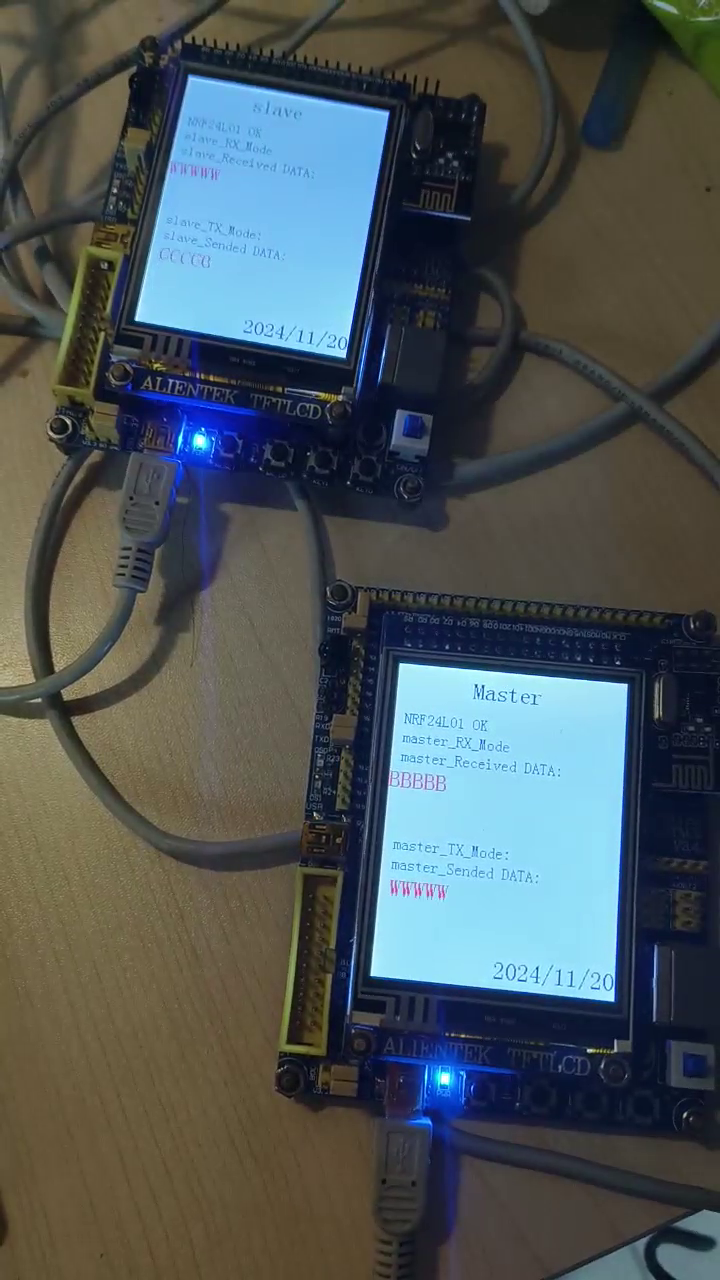
#> input picture frame 29 of Video/2.4G Full-Dulplex Communication.mp4, 720 x 1280 px, given in place of video_material.mp4, which was not available
$ jupyter execute --allow-errors test.ipynb   (shell and % lines are left out)
#> lines starting #> are read from the running program, lines starting #| are printed output that depends on the picture; pictures that were not available may be replaced by others from this repository, and a replacement may not be noted
[cell 1]
import cv2
import numpy as np
import serial
import time  # 导入time模块用于等待
import struct

# 视频文件的路径
video_path = r".\video_material.mp4"
# 创建视频读取对象
cap = cv2.VideoCapture(video_path)

# 检查视频是否成功打开
if not cap.isOpened():
    print("Error: Could not open video.")
    exit()

# 获取视频的帧率
fps = cap.get(cv2.CAP_PROP_FPS)

# 计算每秒需要处理的帧数
frames_per_second = 8

# 计算每帧的时间间隔（以帧为单位）
frame_interval = int(fps / frames_per_second)

# 创建串口对象

# 存储处理后的帧数据
all_frame_data = []

# 读取视频帧
frame_count = 0

ret, frame = cap.read()
#> frame is the input picture: shape (1280, 720, 3); mean B, G, R 86.4, 84.3, 75.7

[cell 2]
# 检查是否是我们需要处理的帧
if frame_count % frame_interval == 0:
    # 转换为RGB颜色空间
    frame_rgb = cv2.cvtColor(frame, cv2.COLOR_BGR2RGB)

    # 缩放图片到45x60
    resized_frame = cv2.resize(frame_rgb, (60, 45), interpolation=cv2.INTER_AREA)
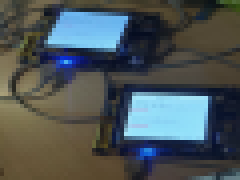
#> resized_frame: shape (45, 60, 3) (shown 4 times larger); mean R, G, B 75.7, 84.3, 86.4

#> (a cell that did not finish here is left out)

#> (a cell that did not finish here is left out)

#> (a cell that did not finish here is left out)

[cell 6]
# 导出为文本文件
with open("frame_data.txt", "w") as file:
    for frame_index, frame in enumerate(all_frame_data):
        file.write(f"Frame {frame_index}:\n")
        np.savetxt(file, frame.reshape((45, 60)), fmt="%d", delimiter=" ")
        file.write("\n\n")  # 每帧之间留空行

#> (a cell that did not finish here is left out)

[cell 8]
import cv2
import numpy as np

# 设置图像宽高
width, height = 60, 200

# 创建一个空白图像（渐变背景）
image = np.zeros((height, width, 3), dtype=np.uint8)
#> image: shape (200, 60, 3); every value is 0
for y in range(height):
    color_value = int(255 * (y / height))  # 计算渐变颜色
    image[y, :] = (255, color_value, color_value)  # 渐变的红色背景
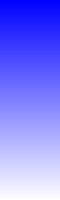
#> image: shape (200, 60, 3); mean of channels 0, 1, 2 255, 126.4, 126.4; drawn as B, G, R

# 在图像上绘制文字
text = "Video Player"
font = cv2.FONT_HERSHEY_DUPLEX
font_scale = 0.6
text_thickness = 1
text_color = (0, 0, 0)  # 黑色文字
shadow_color = (180, 180, 180)  # 灰色阴影

# 计算文字大小并居中
(text_width, text_height), _ = cv2.getTextSize(text, font, font_scale, text_thickness)
text_x = (width - text_width) // 2
text_y = (height + text_height) // 2

# 先绘制阴影，再绘制文字
shadow_offset = 2
cv2.putText(image, text, (text_x + shadow_offset, text_y + shadow_offset), font, font_scale, shadow_color, text_thickness)
cv2.putText(image, text, (text_x, text_y), font, font_scale, text_color, text_thickness)

# 增加边框
cv2.rectangle(image, (5, 5), (width - 6, height - 6), (50, 50, 50), 2)  # 灰色边框
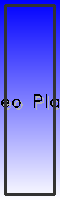
#> image: shape (200, 60, 3); mean of channels 0, 1, 2 226.9, 116.2, 116.2; drawn as B, G, R

# 显示图片
cv2.imshow("Video Player", image)
cv2.waitKey(0)
cv2.destroyAllWindows()

[cell 9]
# 将图像转换为 RGB565 格式
def convert_to_rgb565(image):
    rgb565_data = []
    for y in range(image.shape[0]):
        for x in range(image.shape[1]):
            r, g, b = image[y, x]
            rgb565 = ((r & 0xF8) << 8) | ((g & 0xFC) << 3) | (b >> 3)
            rgb565_data.append(rgb565)
#> after the loop, rgb565_data = 12000 values, max 65535 at index 11880, min 0 at index 5674, mean 57418.6
    return np.array(rgb565_data, dtype=np.uint16)

# 转换图像
rgb565_image_data = convert_to_rgb565(image)
#> rgb565_image_data has the same summary as rgb565_data in convert_to_rgb565

# 将图像数据保存为数组，方便在C中使用
with open("image_data.txt", "w") as f:
    f.write("{\n")
    for i, color in enumerate(rgb565_image_data):
        f.write(f"0x{color:04X}, ")
        if (i + 1) % width == 0:
            f.write("\n")
    f.write("};\n")

print("图像已转换并保存为 RGB565 格式的数组")

$ run again, starting later in the video
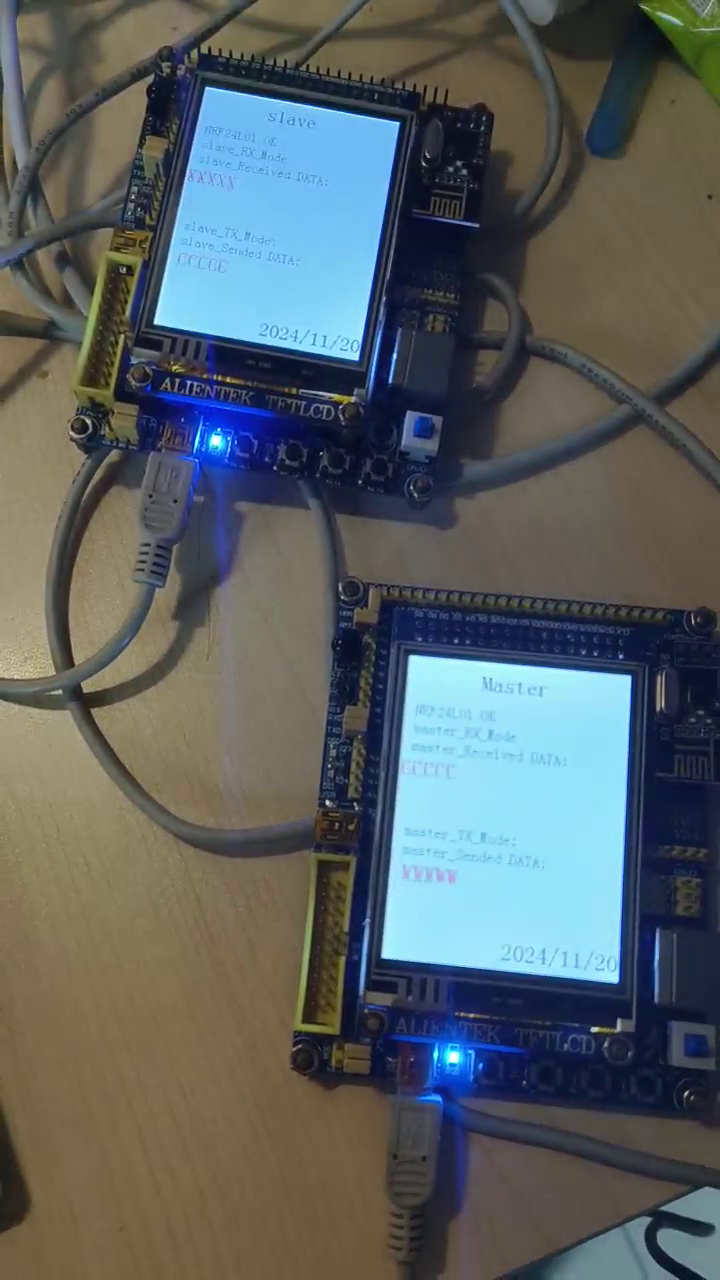
#> input picture frame 132 of Video/2.4G Full-Dulplex Communication.mp4, 720 x 1280 px, given in place of video_material.mp4, which was not available
#> frame is the input picture: shape (1280, 720, 3); mean B, G, R 98.1, 96.8, 89.2
#> `resized_frame = cv2.resize(frame_rgb, (60, 45), interpolation=cv2.INTE..`:
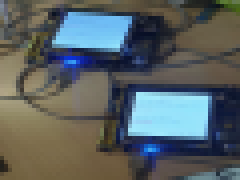
#> resized_frame: shape (45, 60, 3) (shown 4 times larger); mean R, G, B 89.2, 96.8, 98.1
#> after the loop in convert_to_rgb565, `for y in range(image.shape[0]):`: rgb565_data = 12000 values, max 65535 at index 11880, min 0 at index 5674, mean 57418.6
#> rgb565_image_data has the same summary as rgb565_data in convert_to_rgb565

$ run again, starting later in the video
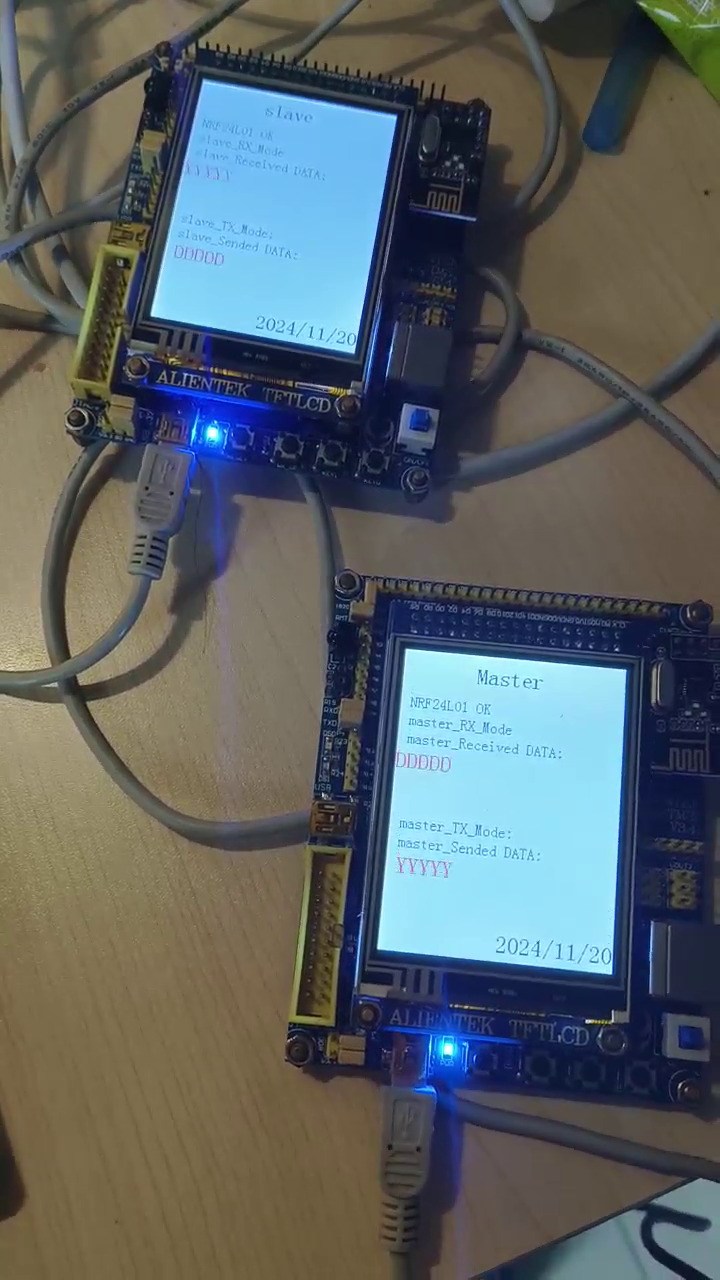
#> input picture frame 236 of Video/2.4G Full-Dulplex Communication.mp4, 720 x 1280 px, given in place of video_material.mp4, which was not available
#> frame is the input picture: shape (1280, 720, 3); mean B, G, R 99.7, 97.8, 90.9
#> `resized_frame = cv2.resize(frame_rgb, (60, 45), interpolation=cv2.INTE..`:
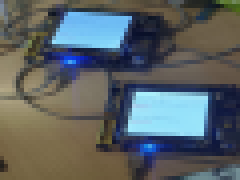
#> resized_frame: shape (45, 60, 3) (shown 4 times larger); mean R, G, B 90.9, 97.8, 99.7
#> after the loop in convert_to_rgb565, `for y in range(image.shape[0]):`: rgb565_data = 12000 values, max 65535 at index 11880, min 0 at index 5674, mean 57418.6
#> rgb565_image_data has the same summary as rgb565_data in convert_to_rgb565
